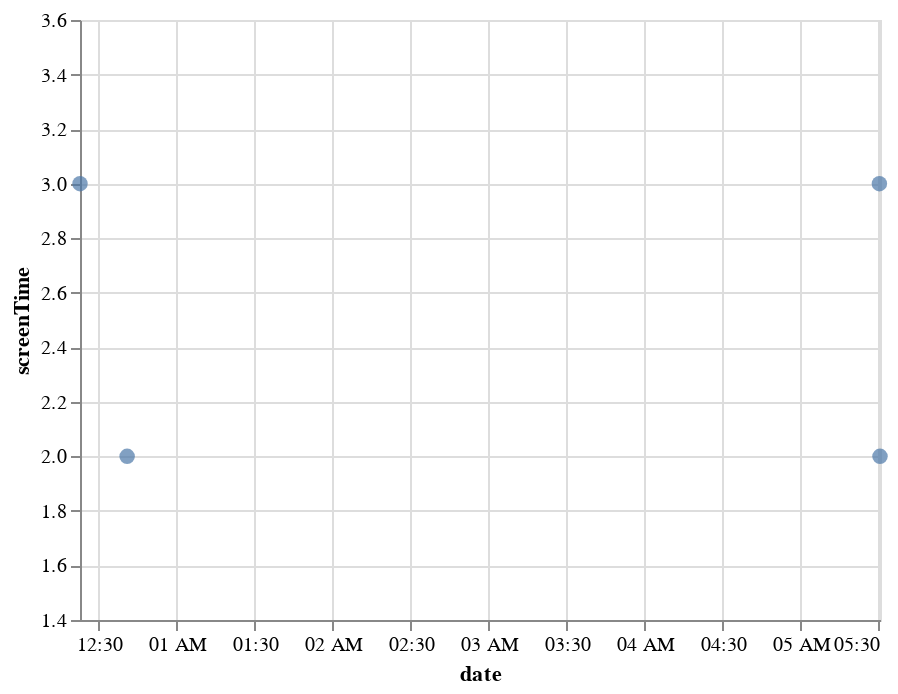

The Vega-Lite source for this figure:
### Vega specification from a JSON file in a GitHub repository (floating-point values rounded to 4 significant figures)
{"$schema": "https://vega.github.io/schema/vega/v5.json", "background": "white", "padding": 5, "width": 400, "height": 300, "style": "cell", "data": [{"name": "data-cc6c0ab3bfbaa30e7ef424f1f5ceb79f", "values": [{"date": "2020-11-02T00:22:46", "screenTime": 3}, {"date": "2020-11-02T00:40:54", "screenTime": 2}, {"date": "2020-11-02T05:30:18", "screenTime": 3}, {"date": "2020-11-02T05:30:32", "screenTime": 2}]}, {"name": "data_0", "source": "data-cc6c0ab3bfbaa30e7ef424f1f5ceb79f", "transform": [{"type": "formula", "expr": "toDate(datum[\"date\"])", "as": "date"}, {"type": "filter", "expr": "(isDate(datum[\"date\"]) || (isValid(datum[\"date\"]) && isFinite(+datum[\"date\"]))) && isValid(datum[\"screenTime\"]) && isFinite(+datum[\"screenTime\"])"}]}], "marks": [{"name": "marks", "type": "symbol", "style": ["circle"], "from": {"data": "data_0"}, "encode": {"update": {"opacity": {"value": 0.7}, "size": {"value": 60}, "fill": {"value": "#4c78a8"}, "ariaRoleDescription": {"value": "circle"}, "description": {"signal": "\"date: \" + (timeFormat(datum[\"date\"], '%b %d, %Y')) + \"; screenTime: \" + (format(datum[\"screenTime\"], \"\"))"}, "x": {"scale": "x", "field": "date"}, "y": [{"test": "!isValid(datum[\"screenTime\"]) || !isFinite(+datum[\"screenTime\"])", "field": {"group": "height"}}, {"scale": "y", "field": "screenTime"}], "shape": {"value": "circle"}}}}], "scales": [{"name": "x", "type": "time", "domain": {"data": "data_0", "field": "date"}, "range": [0, {"signal": "width"}]}, {"name": "y", "type": "linear", "domain": [1.5, 3.5], "range": [{"signal": "height"}, 0], "nice": true, "zero": false}], "axes": [{"scale": "x", "orient": "bottom", "gridScale": "y", "grid": true, "tickCount": {"signal": "ceil(width/40)"}, "domain": false, "labels": false, "aria": false, "maxExtent": 0, "minExtent": 0, "ticks": false, "zindex": 0}, {"scale": "y", "orient": "left", "gridScale": "x", "grid": true, "tickCount": {"signal": "ceil(height/40)"}, "domain": false, "labels": false, "aria": false, "maxExtent": 0, "minExtent": 0, "ticks": false, "zindex": 0}, {"scale": "x", "orient": "bottom", "grid": false, "title": "date", "labelFlush": true, "labelOverlap": true, "tickCount": {"signal": "ceil(width/40)"}, "zindex": 0}, {"scale": "y", "orient": "left", "grid": false, "title": "screenTime", "labelOverlap": true, "tickCount": {"signal": "ceil(height/40)"}, "zindex": 0}]}
